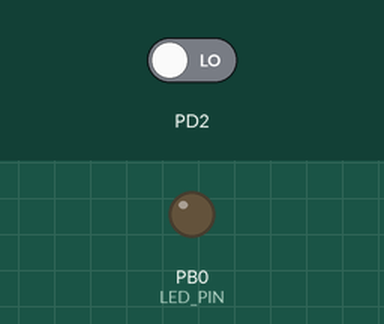
Recording of a program running on a simulated ATmega8, built with avr-gcc and emulated at 8 MHz. On the bench: output pins drawn as LEDs (lit = HIGH). The test bench sets the inputs (shaded band); at power-on: PD2 LOW.

Above: at 1.2 s.
1.3 s: PD2 driven HIGH
At 2.3 s:
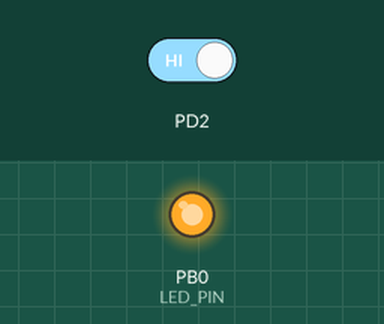
4.3 s: PD2 driven LOW
At 7.3 s:
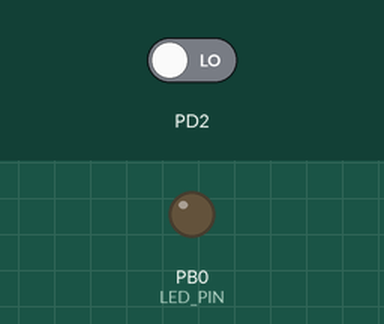
Timing chart, 0 to 8.8 s (numbered marks = the images above; inputs shaded):
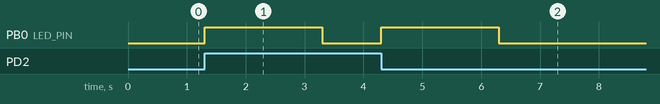

The program:

main.c
```c
// (licence header left out)
#include <avr/io.h>
#include <util/delay.h>
#include <avr/interrupt.h>

#define	LED_PIN	PB0

void C_Setup();

int
main(void)
{

	C_Setup();
	/* setup */
	DDRB = 0b00000001; // set LED pin as OUTPUT
	PORTB = 0b00000000; // set all pins to LOW

	/* loop */
	while (1) {
		PORTB = (0<<PORTB0); // toggle LED pin

	}
}

void C_Setup() {
		GICR = 1 << INT0; // Enable the interrupt pin ( at PD2)
		MCUCR = (1 << ISC00); // Set interrupt configuration in PB1 (see page 46 for any change mode)
		sei();
}

ISR(INT0_vect) {

		PORTB = (1<<PORTB0);
		_delay_ms(2000);
}
```

Measured:
- after the input at 1.3 s, PB0 (LED_PIN): LOW → HIGH at once, → LOW 2.0 s later
- after the input at 4.3 s, PB0 (LED_PIN): LOW → HIGH at once, → LOW 2.0 s later
